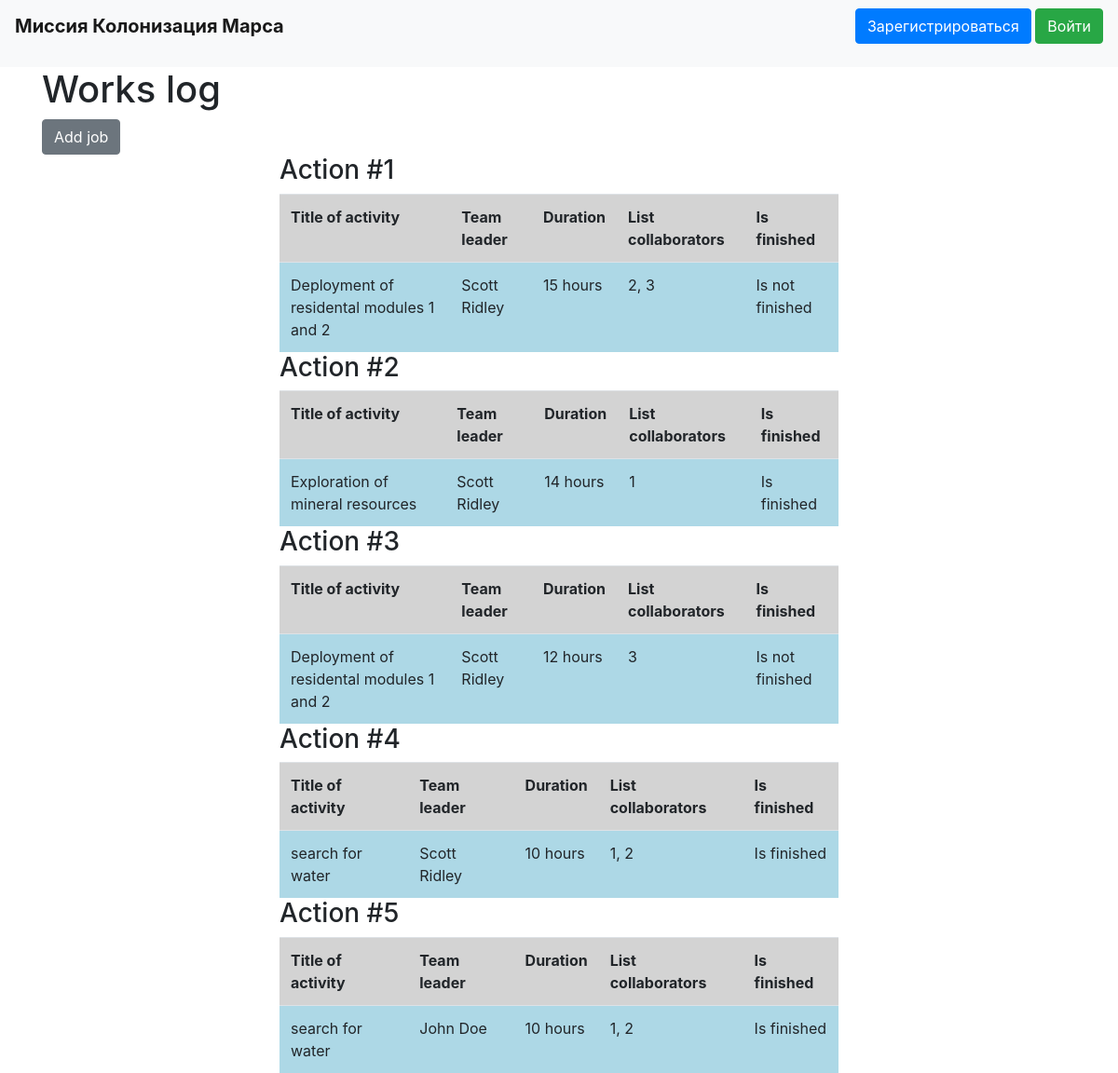
Before: / with the older database file.
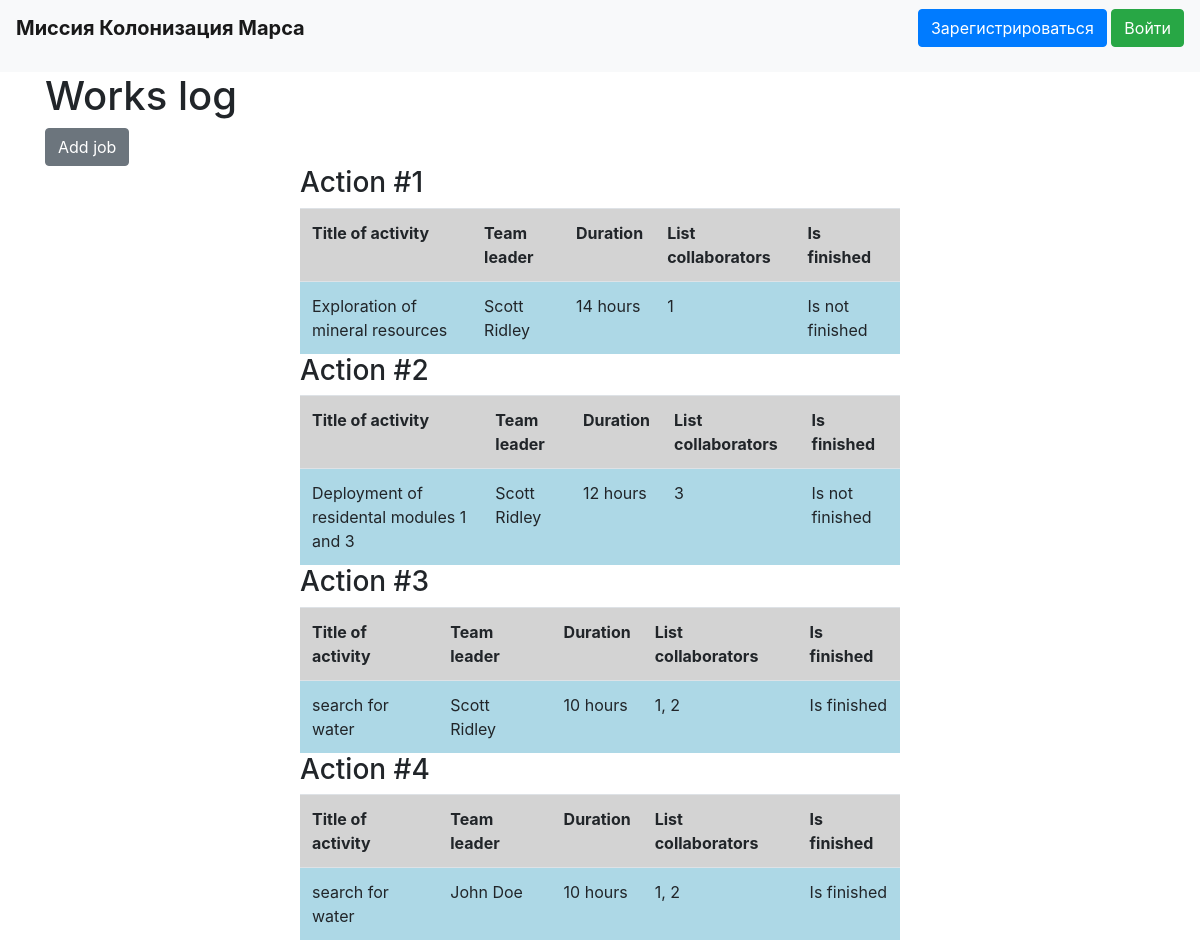
After: the same page with the newer database file.
### data/jobs.py (models this page shows)
class Jobs(SqlAlchemyBase):
    __tablename__ = 'jobs'
    user_id = sqlalchemy.Column(sqlalchemy.Integer,
                                primary_key=True, autoincrement=True)
    activity = sqlalchemy.Column(sqlalchemy.String, nullable=True)
    team_leader = sqlalchemy.Column(sqlalchemy.Integer, sqlalchemy.ForeignKey("users.id"), nullable=True)
    work_size = sqlalchemy.Column(sqlalchemy.Integer, nullable=True)
    collaborators = sqlalchemy.Column(sqlalchemy.String, nullable=True)
    is_finished = sqlalchemy.Column(sqlalchemy.Boolean, nullable=True)

### data/users.py (models this page shows, shortened)
class User(SqlAlchemyBase, UserMixin):
    __tablename__ = 'users'
    id = sqlalchemy.Column(sqlalchemy.Integer,
                           primary_key=True, autoincrement=True)
    surname = sqlalchemy.Column(sqlalchemy.String, nullable=True)
    name = sqlalchemy.Column(sqlalchemy.String, nullable=True)
    age = sqlalchemy.Column(sqlalchemy.Integer, nullable=True)
    position = sqlalchemy.Column(sqlalchemy.String, nullable=True)
    speciality = sqlalchemy.Column(sqlalchemy.String, nullable=True)
    address = sqlalchemy.Column(sqlalchemy.String, nullable=True)
    email = sqlalchemy.Column(sqlalchemy.String,
                              index=True, unique=True, nullable=True)
    hashed_password = sqlalchemy.Column(sqlalchemy.String, nullable=True)

### jobs.py (the view)
@app.route('/', methods=['GET', 'POST'])
def index():
    db_session.global_init("db/users.db")
    db_sess = db_session.create_session()
    jobs = db_sess.query(Jobs)
    users = db_sess.query(User)
    return render_template("index.html", jobs=jobs, users=users)

### data/db_session.py (called while the page is built, shortened)
def global_init(db_file):
    global __factory
    if __factory:
        return

def create_session() -> Session:
    global __factory
    return __factory()

### templates/index.html (shortened to what this page needs)
{% extends "base.html" %}
{% block content %}
<h1>Works log</h1>
<a class="btn btn-secondary" href="/add_job">Add job</a>
{% for item in jobs%}
<div class="table">
    <h3>Action #{{loop.index}}</h3>
    <table>
        <tr>
            <th>Title of activity</th>
            <th>Team leader</th>
            <th>Duration</th>
            <th>List collaborators</th>
            <th>Is finished</th>
        </tr>
        <tr>
            <td>{{item.activity}}</td>
            <td>{{users[item.team_leader - 1].surname}} {{users[item.team_leader - 1].name}}</td>
            <td>{{item.work_size}} hours</td>
            <td>{{item.collaborators}}</td>
            {% if item.is_finished == 1 %}
            <td>Is finished</td>
            {% else %}
            <td>Is not finished</td>
            {% endif %}
        </tr>
    </table>
</div>
{% endfor %}
{% endblock %}

### templates/base.html (shortened to what this page needs)
<!doctype html>
<html lang="en">
<head>
    <link rel="stylesheet"
          href="https://stackpath.bootstrapcdn.com/bootstrap/4.4.1/css/bootstrap.min.css"
>
    <link rel="stylesheet" type="text/css" href="{{ url_for('static', filename='css/style.css') }}" />
</head>
<body>
<header>
    <nav class="navbar navbar-light bg-light">
        <p class="navbar-brand"><strong>Миссия Колонизация Марса</strong></p>
        {% if current_user.is_authenticated %}
        <p class="navbar-brand"><strong>{{ current_user.name }} {{ current_user.surname }}</strong></p>
        <a class="btn btn-secondary" href="/logout">Выйти</a>
        {% else %}
        <p>
            <a class="btn btn-primary " href="/register">Зарегистрироваться</a>
            <a class="btn btn-success" href="/login">Войти</a>
        </p>
        {% endif %}
    </nav>
</header>
<main role="main" class="container">
    {% block content %}{% endblock %}
</main>
</body>
</html>

### static/css/style.css (style rules this page uses)
.table { width: 600px; margin: 0 auto; }
tr { background: lightgray; }
td { background-color: lightblue; }

Changed rows visible on the page:
removed Jobs: activity "Deployment of residental modules 1 and 2", team_leader.surname "Scott", team_leader.name "Ridley", work_size "15", collaborators "2, 3", is_finished "Is not finished"
changed Jobs "Exploration of mineral resources": is_finished "Is finished" → "Is not finished"
changed Jobs: activity "Deployment of residental modules 1 and 2" → "Deployment of residental modules 1 and 3"
